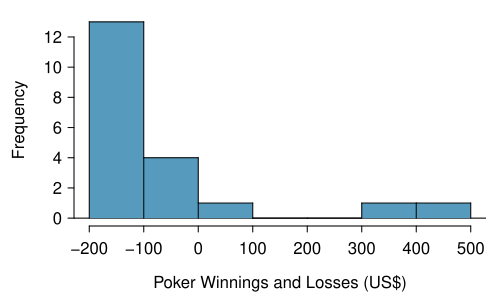

Write the R code that produced this figure.
library(openintro)
data(COL)

set.seed(5)
winnings <- 30 * exp(rt(20, 3)) - 150
mean(winnings)

myPDF('pokerProfitsCanApplyNormalToSampMean.pdf', 5, 3,
      mar = c(3.7, 3.7, 0.7, 0.7),
      mgp = c(2.3, 0.6, 0))
histPlot(winnings,
         xlab = 'Poker Winnings and Losses (US$)',
         ylab = 'Frequency',
         col = COL[1])
dev.off()
